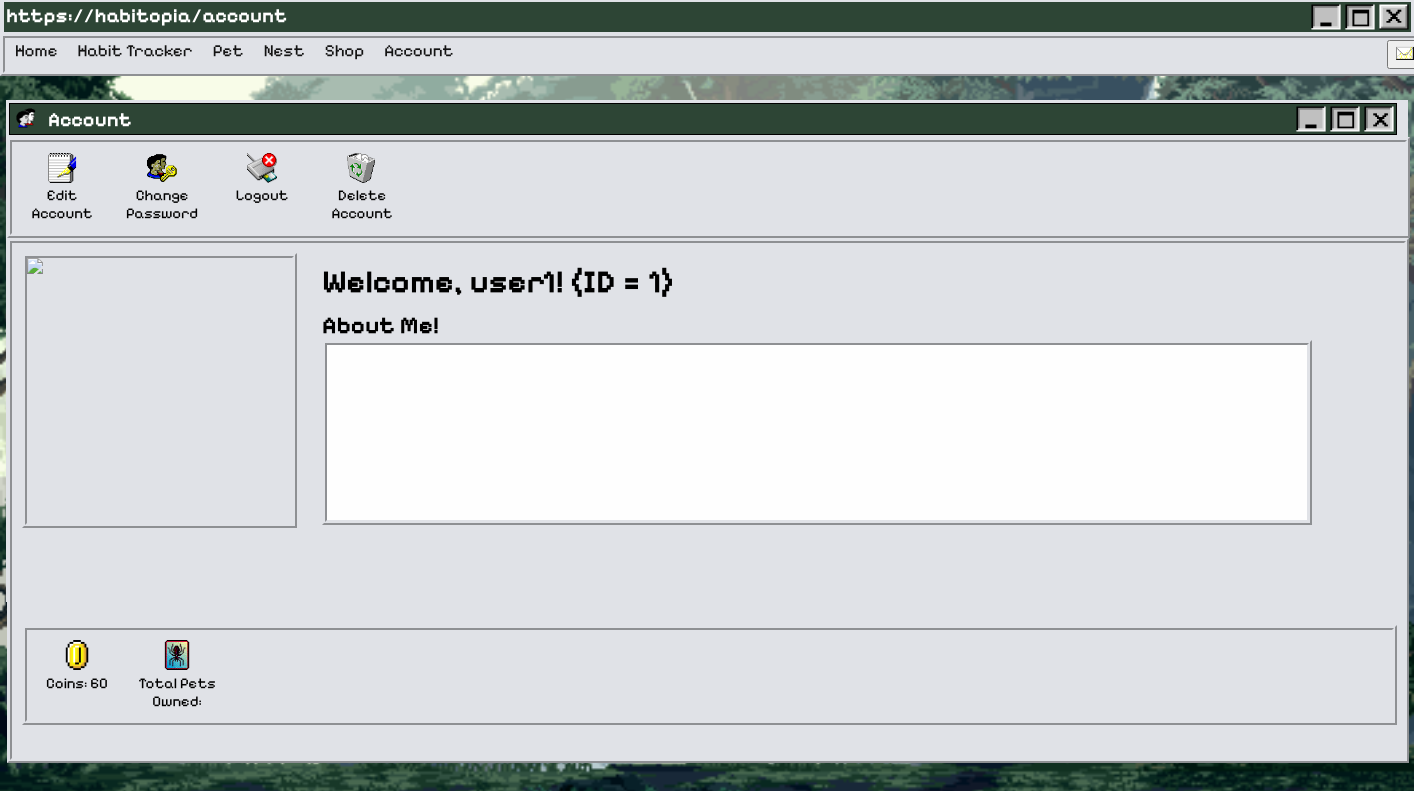
Page /account (signed in) on the earlier database version.
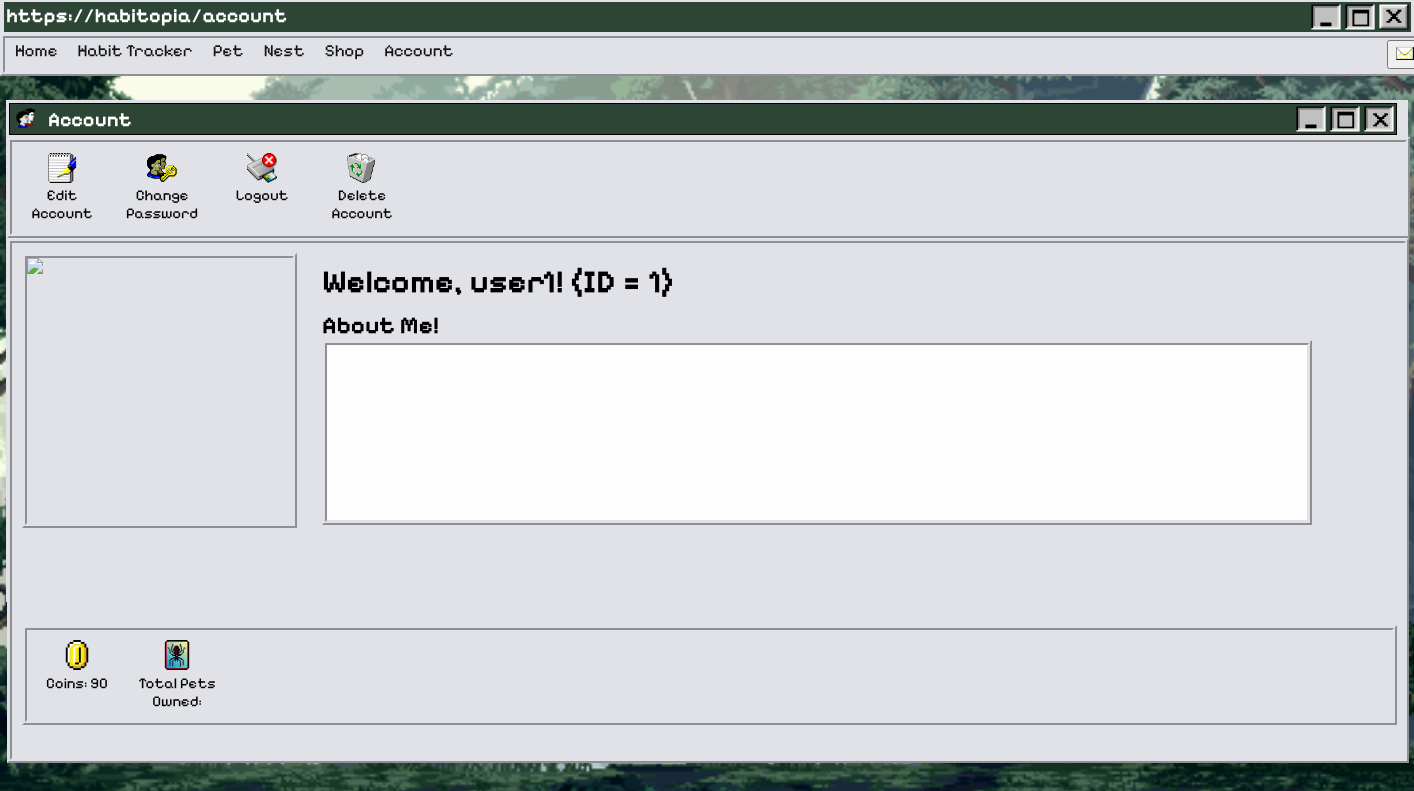
Same page on the later database version.
### home.py (models this page shows)
class User(db.Model, UserMixin):
    id = db.Column(db.Integer, primary_key=True)
    username = db.Column(db.String(20), nullable=False, unique=True)
    password = db.Column(db.String(80), nullable=False)

class UserItems(db.Model):
    user_id = db.Column(db.Integer, db.ForeignKey('user.id'), primary_key=True, nullable=False)
    coins = db.Column(db.Integer, nullable=False, default=60)
    petFood = db.Column(db.Integer, nullable=False, default=3)
    bait = db.Column(db.Integer, nullable=False, default=1)

### home.py (the view)
@app.route("/account")
@login_required
def account():
    user = current_user
    pets_owned = PetsOwned.query.filter_by(user_id=current_user.id).first()
    profile = Account.query.filter_by(user_id=current_user.id).first()
    account = Account.query.filter_by(user_id=current_user.id).first()
    user_items = UserItems.query.filter_by(user_id=current_user.id).first()
    return render_template("account.html", user=user, pets_owned=pets_owned, profile = profile, account = account, user_items = user_items)

### home.py (called while the page is built)
@login_manager.user_loader
def load_user(user_id):
    return User.query.get(int(user_id))

### templates/account.html (shortened to what this page needs)
{% extends "base.html" %}
    {% block css %}
                <link rel="stylesheet" href="/static/styles/AccountStyles.css">
    {% endblock %}
{% block heading %}https://habitopia/account{% endblock %}
{% block content %}
<div id="wrap">
    <div class="topbox2">
        <ul>
            <li><img src="/static/styles/assets/users-2.png" width=20px class="topboxtext2"></li>
            <li><h5 class="topboxtext2">Account</h5></li>
        </ul>
        <ul>
            <li><img src="/static/styles/assets/exit-active.png" class="icon"></li>
            <li><img src="/static/styles/assets/window-active.png" class="icon"></li>
            <li><img src="/static/styles/assets/minimise-active.png" class="icon"></li>
        </ul>
    </div>
    <div class="nav2">
        <ul>
            <li><button id="openAccModalBtn" onclick="openAccModal()" class="iconbutton"><img src="/static/styles/assets/write_wordpad-1.png" class="icon2" width="20px"><p class="icontext">Edit Account</p></button></li>
            <li><a href="{{url_for('change_password') }}"><button class="iconbutton"><img src="/static/styles/assets/users_key-2.png" class="icon2" width="20px"><p class="icontext">Change Password</p></button></a></li>
            <li><a href="{{ url_for('logout') }}"><button class="iconbutton"><img src="/static/styles/assets/card_reader_not-2.png" class="icon2" width="20px"><p class="icontext">Logout</p></button></a></li>
            <li><form method="POST" action="{{ url_for('delete_account') }}" onsubmit="return confirm('Are you sure you want to delete your account?');">
                    <button type="submit" class="btn btn-danger iconbutton"><img src="/static/styles/assets/recycle_bin_full-2.png" class="icon2" width="20px"><p class="icontext">Delete Account</p></button>
                </form>
            </li>
        </ul>
    </div>
    <div class="wrap2">
        {% if profile %}
            <div class="withpic">
                <img src="{{ url_for('get_img', id=profile.id) }}" alt="Profile Picture" width="265px" height="265px">
            </div>
        {% else %}
            <div class="picbox">
                <img src="/static/styles/assets/user.png">
            </div>
        {% endif %}
        <h1 class="acctitle">Welcome, {{ user.username }}! (ID = {{ user.id }})</h1>
        <h2 class="acctitle">About Me!</h2>
        <p class="biobox">{{ account.bio }}</p>
        <div class="nav2">
            <ul>
                <li class="iconbutton"><img src="/static/styles/assets/coin.png" width="20px" class="icon2" ><p class="icontext">Coins: {{ user_items.coins }}</p></li>
                <li class="iconbutton"><img src="/static/styles/assets/game_spider-1.png" width="20px" class="icon2" ><p class="icontext">Total Pets Owned: {{ pets_owned.petsOwned }}</p></li>
            </ul>
        </div>
    </div>
</div>
{% endblock %}

### templates/base.html (shortened to what this page needs)
<!DOCTYPE html>
<html lang="en">
<head>
    {% block css %}{% endblock %}
</head>
<body class="body">
    <div class="topboxbg">
        <div class="topbox">
            <ul>
                <h5 class="topboxtext">{% block heading %}{% endblock %}</h5>
                <li><a href="{{url_for('logout')}}"><img src="/static/styles/assets/exit.png" class="icon logout"></a></li>
                <li><img src="/static/styles/assets/window-active.png" class="icon"></li>
                <li><a href=""><img src="/static/styles/assets/minimise-active.png" class="icon"></a></li>
            </ul>
        </div>
        <div class="nav">
            <ul>
                {% if not current_user.is_authenticated %}
                    <li><a href="{{ url_for('home') }}">Home</a></li>
                    <li><a href="{{ url_for('login') }}">Login/Register</a></li>
                    <li><a href="{{ url_for('habit') }}">Habit Tracker</a></li>
                    <li><a href="{{ url_for('pet') }}">Pet</a></li>
                    <li><a href="{{ url_for('shop') }}">Shop</a></li>
                    <li><a href="{{ url_for('account') }}">Account</a></li>
                    <li class="icon"><button id="openModalBtn" onclick="openNotifModal()"><img src="/static/styles/assets/envelope_closed-0.png" style="width:20px"></button></li>
                {% else %}
                    <li><a href="{{ url_for('home') }}">Home</a></li>
                    <li><a href="{{ url_for('habit') }}">Habit Tracker</a></li>
                    <li><a href="{{ url_for('pet') }}">Pet</a></li>
                    <li><a href="{{ url_for('petnest') }}">Nest</a></li>
                    <li><a href="{{ url_for('shop') }}">Shop</a></li>
                    <li><a href="{{ url_for('account') }}">Account</a></li>
                    <li class="icon"><button id="openModalBtn" onclick="openNotifModal()"><img src="/static/styles/assets/envelope_closed-0.png" style="width:20px"></button></li>
                {% endif %}
            </ul>
        </div>
    </div>
    {% block content %}
    {% endblock %}
</body>
</html>

### static/styles/AccountStyles.css (style rules this page uses)
.body { background-image: url("/static/styles/assets/animatedbackground.gif") ; background-repeat: no-repeat; background-size: cover ; background-attachment: fixed; background-position: center; height: 100vh; width: 100%; margin: 0; padding: 0; overflow: scroll; overflow-x: hidden; }
.topboxbg { background-color:#e0e2e7; position:fixed; height: 40px; top: 0; width: 100%; }
.topbox { background-color: #2d4535; height: 30px; position: fixed; margin: 1px 4px; top: 1px; width: 99.5%; }
.icon { width: 30px; float:right; margin:2px; vertical-align: baseline; }
h1 { font-family: "Pixelify Sans", sans-serif ; }
.topboxtext { float: left; color: #FFFFFF; margin: 2px 2px; text-align: left; font-family: "Pixelify Sans", sans-serif ; font-size: 20px; vertical-align: baseline; }
ul { list-style-type: none; margin: 0; padding: 0; }
.nav { background-color: #e0e2e7 ; border: 5px ridge #e0e2e7; width:99.5%; margin: auto; overflow: hidden; position: fixed; top: 33px; width: 100%; }
.nav a { text-decoration: none; float: left; text-align: center; color: #131313; padding: 2px 10px; font-size: 17px; font-family: "Pixelify Sans", sans-serif; }
.acctitle { margin: 10px 300px 0px; text-align: left; font-family: "Pixelify Sans", sans-serif ; position: relative; }
.biobox { width: 70%; height: 155px; background-color: #fefefe; border: 5px ridge #e0e2e7; margin: 0px 300px 100px; padding: 10px; font-family: "Pixelify Sans", sans-serif ; font-size: 20px; position: relative; }
#wrap { width: 1400px; height: 500px; margin: 100px auto; background: #e0e2e7 ; padding: 1px; }
.wrap2 { width: 98%; height: 99%; padding: 10px; background-color: #e0e2e7; overflow-y: scroll; overflow-x: hidden; border: 5px ridge #e0e2e7; }
.topbox2 { background-color: #2d4535; height: 30px; margin: 2px 2px; width: 99%; border: 1px solid black; }
.topboxtext2 { float: left; color: #FFFFFF; margin: 4px 6px; text-align: left; font-family: "Pixelify Sans", sans-serif ; font-size: 20px; vertical-align: baseline; }
.nav2 { background-color: #e0e2e7 ; border: 5px ridge #e0e2e7; width:99.5%; margin: auto; overflow: hidden; top: 33px; }
.nav2 li { float: left; text-align: center; }
.iconbutton { width: 100px; background-color: #e0e2e7; border: hidden; }
.icon2 { width: 30px; margin: 10px 10px 0px; }
.icontext { font-family: "Pixelify Sans", sans-serif ; color: black; font-size: 15px; vertical-align: baseline; margin: 0px 0px 10px 0px; padding: 0; }
.picbox { width: 265px; height: 265px; border: 5px ridge #e0e2e7; float: left; }

Differences in the rows shown:
changed UserItems: coins "60" → "90"
